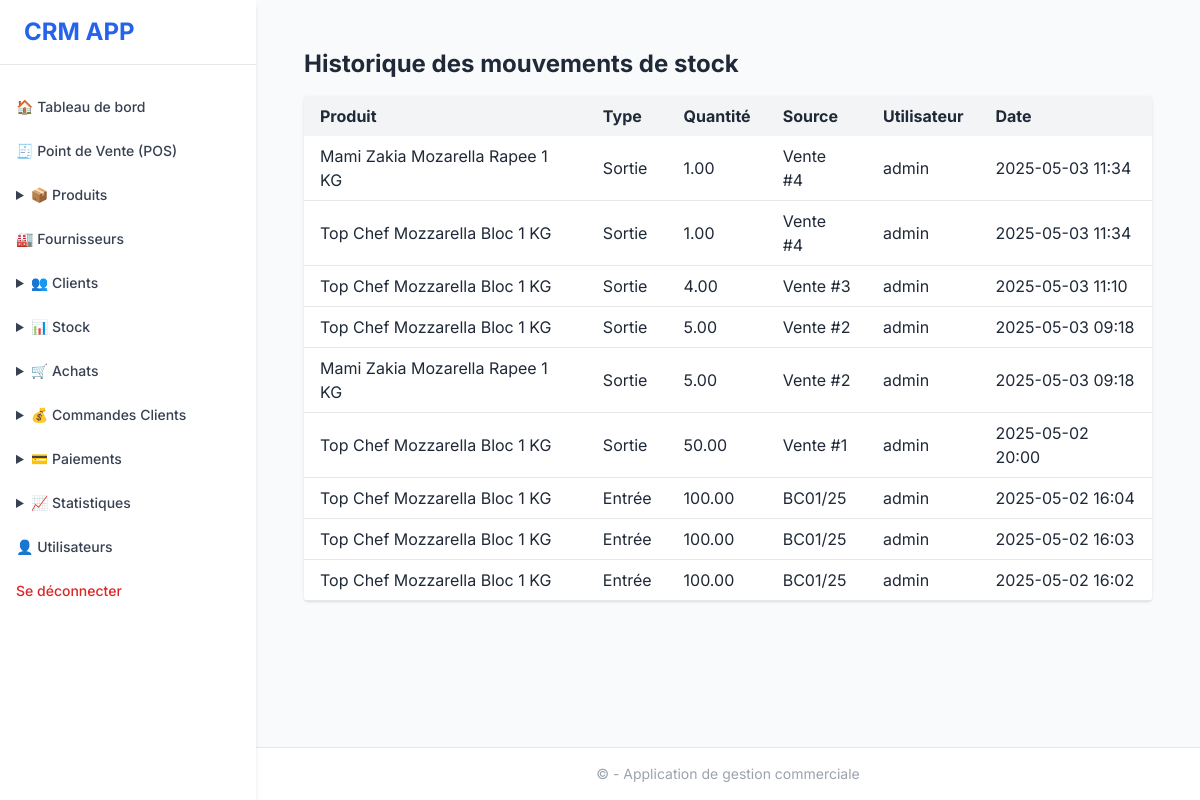
The app's page /inventory/movements/ (signed in), older data.
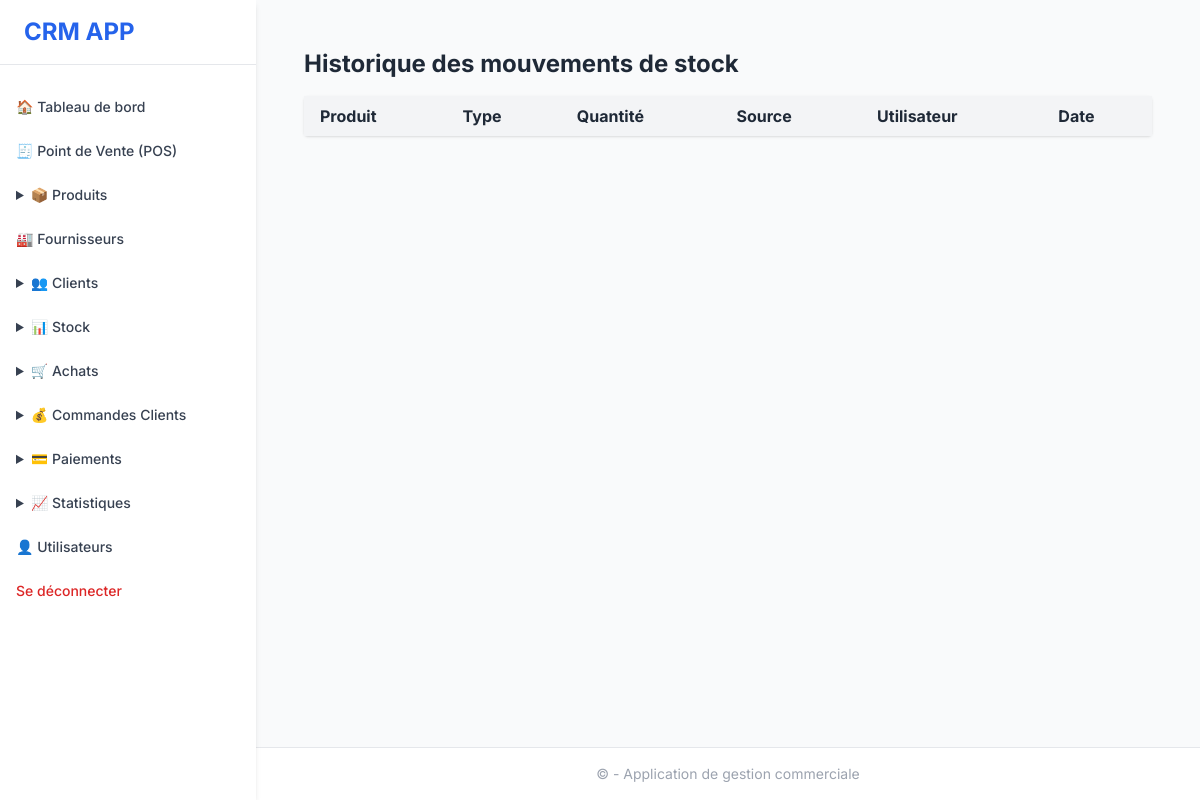
The same page, newer data.
### inventory/models.py (models this page shows, shortened)
class StockMovement(models.Model):
    MOVEMENT_TYPES = [
        ('in', 'Entrée'),
        ('out', 'Sortie'),
        ('adjustment', 'Ajustement'),
        ('transfer', 'Transfert'),
    ]
    product = models.ForeignKey(Product, on_delete=models.CASCADE, related_name='movements')
    warehouse = models.ForeignKey(Warehouse, on_delete=models.CASCADE, related_name='movements', null=True, blank=True)
    from_warehouse = models.ForeignKey(
        Warehouse, on_delete=models.SET_NULL, null=True, blank=True, related_name='outgoing_transfers'
    )
    to_warehouse = models.ForeignKey(
        Warehouse, on_delete=models.SET_NULL, null=True, blank=True, related_name='incoming_transfers'
    )
    movement_type = models.CharField(max_length=20, choices=MOVEMENT_TYPES)
    quantity = models.DecimalField(max_digits=10, decimal_places=2)
    source = models.CharField(max_length=100, blank=True)  # achat, vente, retour, etc.
    date = models.DateTimeField(default=timezone.now)
    user = models.ForeignKey('auth.User', on_delete=models.SET_NULL, null=True)

### products/models.py (models this page shows, shortened)
class Product(models.Model):
    UNIT_CHOICES = [
        ('unit', 'Unité'),
        ('kg', 'Kilogramme'),
        ('l', 'Litre'),
        ('box', 'Boîte'),
    ]
    name = models.CharField(max_length=200)
    reference = models.CharField(max_length=100, unique=True)
    barcode = models.CharField("Code-barres", max_length=100, blank=True, null=True, unique=True)
    description = models.TextField(blank=True)
    category = models.ForeignKey(Category, on_delete=models.SET_NULL, null=True, related_name='products')
    brand = models.CharField(max_length=100, blank=True)
    unit = models.CharField(max_length=10, choices=UNIT_CHOICES, default='unit')
    supplier = models.ForeignKey('suppliers.Supplier', on_delete=models.SET_NULL, null=True, blank=True)
    purchase_price = models.DecimalField(max_digits=10, decimal_places=2)
    selling_price = models.DecimalField(max_digits=10, decimal_places=2)
    tax_rate = models.DecimalField(max_digits=5, decimal_places=2, default=0.00)
    expiration_date = models.DateField("Date d'expiration", blank=True, null=True)
    is_featured = models.BooleanField("Produit en vedette", default=False)
    default_warehouse = models.ForeignKey(
        'inventory.Warehouse',
        null=True,
        blank=True,
        on_delete=models.SET_NULL,
        related_name='default_products'
    )
    is_active = models.BooleanField(default=True)
    image = models.ImageField(upload_to='products/', blank=True, null=True)
    created_at = models.DateTimeField(auto_now_add=True)
    updated_at = models.DateTimeField(auto_now=True)

### inventory/views.py (the view)
# urls.py: path('movements/', views.stock_movement_list_view, name='stock_movement_list'),
@login_required
def stock_movement_list_view(request):
    movements = StockMovement.objects.select_related('product', 'warehouse', 'user').order_by('-date')
    return render(request, 'inventory/stock_movement_list.html', {'movements': movements})

### inventory/templates/inventory/stock_movement_list.html
{% extends 'base.html' %}
{% block content %}
<div class="p-4">
    <h1 class="text-2xl font-bold mb-4">Historique des mouvements de stock</h1>
    <table class="min-w-full bg-white rounded shadow">
        <thead class="bg-gray-100">
            <tr>
                <th class="py-2 px-4 text-left">Produit</th>
                <th class="py-2 px-4 text-left">Type</th>
                <th class="py-2 px-4 text-left">Quantité</th>
                <th class="py-2 px-4 text-left">Source</th>
                <th class="py-2 px-4 text-left">Utilisateur</th>
                <th class="py-2 px-4 text-left">Date</th>
            </tr>
        </thead>
        <tbody>
            {% for movement in movements %}
            <tr class="border-b">
                <td class="py-2 px-4">{{ movement.product.name }}</td>
                <td class="py-2 px-4">{{ movement.get_movement_type_display }}</td>
                <td class="py-2 px-4">{{ movement.quantity }}</td>
                <td class="py-2 px-4">{{ movement.source }}</td>
                <td class="py-2 px-4">{{ movement.user }}</td>
                <td class="py-2 px-4">{{ movement.date|date:"Y-m-d H:i" }}</td>
            </tr>
            {% endfor %}
        </tbody>
    </table>
</div>
{% endblock %}

Row changes from the older to the newer data that the page shows:
removed StockMovement: product.name "Mami Zakia Mozarella Rapee 1 KG", movement_type "Sortie", quantity "1.00", source "Vente #4", user "admin", date "2025-05-03 11:34"
removed StockMovement: product.name "Top Chef Mozzarella Bloc 1 KG", movement_type "Sortie", quantity "1.00", source "Vente #4", user "admin", date "2025-05-03 11:34"
removed StockMovement: product.name "Top Chef Mozzarella Bloc 1 KG", movement_type "Sortie", quantity "4.00", source "Vente #3", user "admin", date "2025-05-03 11:10"
removed StockMovement: product.name "Top Chef Mozzarella Bloc 1 KG", movement_type "Sortie", quantity "5.00", source "Vente #2", user "admin", date "2025-05-03 09:18"
removed StockMovement: product.name "Mami Zakia Mozarella Rapee 1 KG", movement_type "Sortie", quantity "5.00", source "Vente #2", user "admin", date "2025-05-03 09:18"
removed StockMovement: product.name "Top Chef Mozzarella Bloc 1 KG", movement_type "Sortie", quantity "50.00", source "Vente #1", user "admin", date "2025-05-02 20:00"
removed StockMovement: product.name "Top Chef Mozzarella Bloc 1 KG", movement_type "Entrée", quantity "100.00", source "BC01/25", user "admin", date "2025-05-02 16:04"
removed StockMovement: product.name "Top Chef Mozzarella Bloc 1 KG", movement_type "Entrée", quantity "100.00", source "BC01/25", user "admin", date "2025-05-02 16:03"
removed StockMovement: product.name "Top Chef Mozzarella Bloc 1 KG", movement_type "Entrée", quantity "100.00", source "BC01/25", user "admin", date "2025-05-02 16:02"
